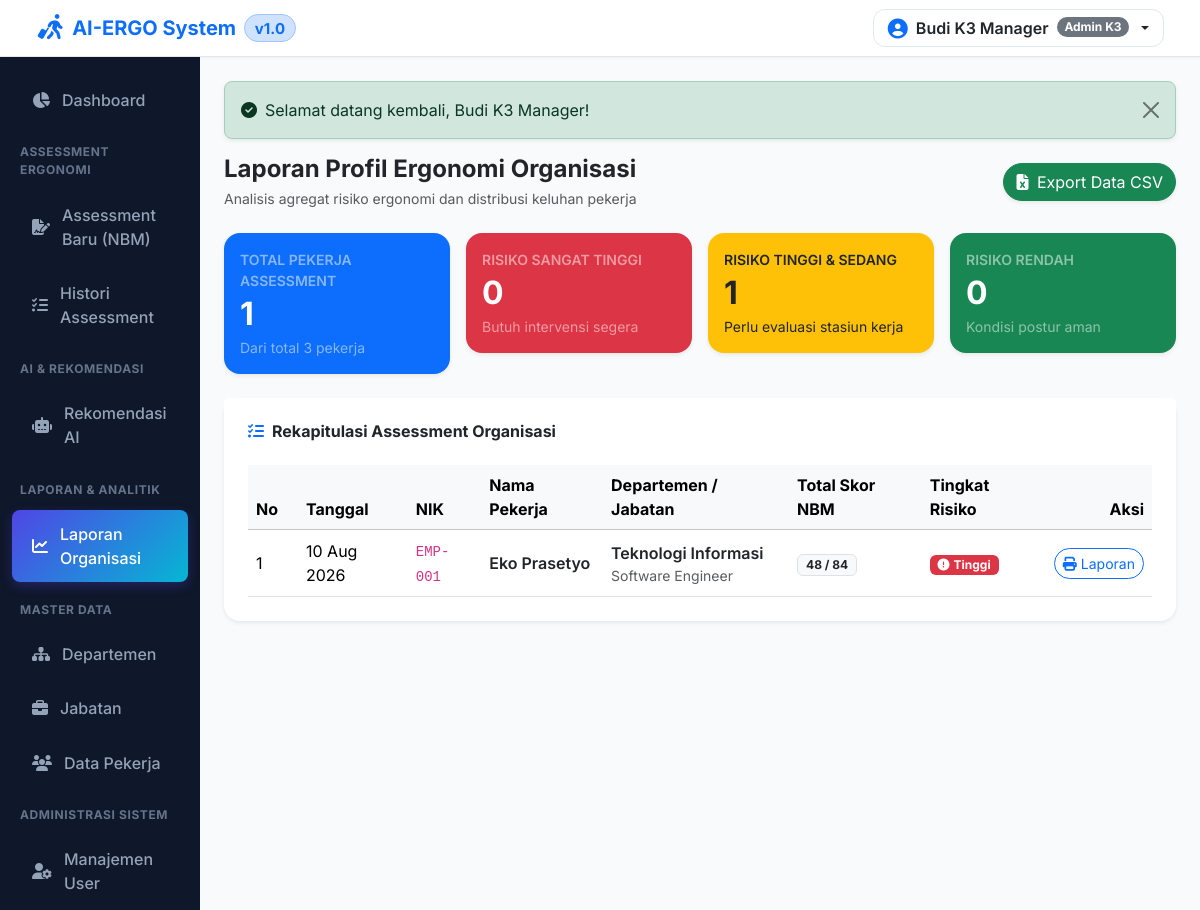
Screenshot of /reports/organization (signed in) with the database file from the repository.
### tables this page shows
CREATE TABLE IF NOT EXISTS `settings` (
  `id` BIGINT UNSIGNED AUTO_INCREMENT PRIMARY KEY,
  `setting_group` VARCHAR(50) NOT NULL DEFAULT 'general',
  `setting_key` VARCHAR(100) NOT NULL UNIQUE,
  `setting_value` LONGTEXT NULL,
  `description` TEXT NULL
);

CREATE TABLE IF NOT EXISTS `assessments` (
  `id` BIGINT UNSIGNED AUTO_INCREMENT PRIMARY KEY,
  `employee_id` BIGINT UNSIGNED NOT NULL,
  `assessor_id` BIGINT UNSIGNED NULL,
  `assessment_date` DATE NOT NULL,
  `total_score` INT NOT NULL DEFAULT 0,
  `risk_level` ENUM('Rendah', 'Sedang', 'Tinggi', 'Sangat Tinggi') NOT NULL DEFAULT 'Rendah',
  `dominant_body_area` VARCHAR(255) NULL,
  `notes` TEXT NULL,
  `created_at` TIMESTAMP DEFAULT CURRENT_TIMESTAMP,
  `updated_at` TIMESTAMP DEFAULT CURRENT_TIMESTAMP ON UPDATE CURRENT_TIMESTAMP,
  FOREIGN KEY (`employee_id`) REFERENCES `employees` (`id`) ON DELETE CASCADE,
  FOREIGN KEY (`assessor_id`) REFERENCES `users` (`id`) ON DELETE SET NULL
);

CREATE TABLE IF NOT EXISTS `employees` (
  `id` BIGINT UNSIGNED AUTO_INCREMENT PRIMARY KEY,
  `company_id` BIGINT UNSIGNED NOT NULL,
  `department_id` BIGINT UNSIGNED NOT NULL,
  `position_id` BIGINT UNSIGNED NOT NULL,
  `employee_number` VARCHAR(50) NOT NULL,
  `name` VARCHAR(255) NOT NULL,
  `gender` ENUM('L', 'P') NOT NULL DEFAULT 'L',
  `birth_date` DATE NULL,
  `age` INT NOT NULL DEFAULT 30,
  `height` DECIMAL(5,2) NOT NULL DEFAULT 168.00,
  `weight` DECIMAL(5,2) NOT NULL DEFAULT 65.00,
  `years_of_service` INT NOT NULL DEFAULT 3,
  `phone` VARCHAR(50) NULL,
  `email` VARCHAR(191) NULL,
  `status` ENUM('active', 'inactive') DEFAULT 'active',
  `created_at` TIMESTAMP DEFAULT CURRENT_TIMESTAMP,
  `updated_at` TIMESTAMP DEFAULT CURRENT_TIMESTAMP ON UPDATE CURRENT_TIMESTAMP,
  FOREIGN KEY (`company_id`) REFERENCES `companies` (`id`) ON DELETE CASCADE,
  FOREIGN KEY (`department_id`) REFERENCES `departments` (`id`) ON DELETE CASCADE,
  FOREIGN KEY (`position_id`) REFERENCES `positions` (`id`) ON DELETE CASCADE
);

CREATE TABLE IF NOT EXISTS `departments` (
  `id` BIGINT UNSIGNED AUTO_INCREMENT PRIMARY KEY,
  `company_id` BIGINT UNSIGNED NOT NULL,
  `name` VARCHAR(255) NOT NULL,
  `description` TEXT NULL,
  `created_at` TIMESTAMP DEFAULT CURRENT_TIMESTAMP,
  `updated_at` TIMESTAMP DEFAULT CURRENT_TIMESTAMP ON UPDATE CURRENT_TIMESTAMP,
  FOREIGN KEY (`company_id`) REFERENCES `companies` (`id`) ON DELETE CASCADE
);

CREATE TABLE IF NOT EXISTS `positions` (
  `id` BIGINT UNSIGNED AUTO_INCREMENT PRIMARY KEY,
  `company_id` BIGINT UNSIGNED NOT NULL,
  `name` VARCHAR(255) NOT NULL,
  `description` TEXT NULL,
  `created_at` TIMESTAMP DEFAULT CURRENT_TIMESTAMP,
  `updated_at` TIMESTAMP DEFAULT CURRENT_TIMESTAMP ON UPDATE CURRENT_TIMESTAMP,
  FOREIGN KEY (`company_id`) REFERENCES `companies` (`id`) ON DELETE CASCADE
);

### resources/views/reports/organization.php (the view, shortened to what the rows shown need)
<div class="d-flex flex-column flex-sm-row justify-content-between align-items-start align-items-sm-center gap-3 mb-4">
    <div>
        <h4 class="fw-bold text-dark mb-1">Laporan Profil Ergonomi Organisasi</h4>
        <p class="text-muted small mb-0">Analisis agregat risiko ergonomi dan distribusi keluhan pekerja</p>
    </div>
    <a href="<?= base_url('reports/export-csv') ?>" class="btn btn-success rounded-pill shadow-sm btn-mobile-full">
        <i class="fa-solid fa-file-excel me-1"></i> Export Data CSV
    </a>
</div>
<div class="row g-3 mb-4">
    <div class="col-md-3">
        <div class="card border-0 shadow-sm rounded-4 p-3 bg-primary text-white">
            <div class="small fw-semibold text-white-50">TOTAL PEKERJA ASSESSMENT</div>
            <h2 class="fw-bold my-1"><?= count($assessments) ?></h2>
            <span class="small text-white-50">Dari total <?= $totalEmployees ?> pekerja</span>
        </div>
    </div>
    <div class="col-md-3">
        <div class="card border-0 shadow-sm rounded-4 p-3 bg-danger text-white">
            <div class="small fw-semibold text-white-50">RISIKO SANGAT TINGGI</div>
            <h2 class="fw-bold my-1"><?= $riskStats['Sangat Tinggi'] ?></h2>
            <span class="small text-white-50">Butuh intervensi segera</span>
        </div>
    </div>
    <div class="col-md-3">
        <div class="card border-0 shadow-sm rounded-4 p-3 bg-warning text-dark">
            <div class="small fw-semibold text-dark-50">RISIKO TINGGI & SEDANG</div>
            <h2 class="fw-bold my-1"><?= ($riskStats['Tinggi'] + $riskStats['Sedang']) ?></h2>
            <span class="small text-dark-50">Perlu evaluasi stasiun kerja</span>
        </div>
    </div>
    <div class="col-md-3">
        <div class="card border-0 shadow-sm rounded-4 p-3 bg-success text-white">
            <div class="small fw-semibold text-white-50">RISIKO RENDAH</div>
            <h2 class="fw-bold my-1"><?= $riskStats['Rendah'] ?></h2>
            <span class="small text-white-50">Kondisi postur aman</span>
        </div>
    </div>
</div>
<div class="card border-0 shadow-sm rounded-4">
    <div class="card-header bg-white border-0 pt-4 px-4 pb-0">
        <h6 class="fw-bold text-dark mb-0"><i class="fa-solid fa-list-check text-primary me-2"></i>Rekapitulasi Assessment Organisasi</h6>
    </div>
    <div class="card-body p-4">
        <div class="table-responsive">
            <table class="table table-hover align-middle mb-0">
                <thead class="table-light">
                    <tr>
                        <th style="width: 50px;">No</th>
                        <th>Tanggal</th>
                        <th>NIK</th>
                        <th>Nama Pekerja</th>
                        <th>Departemen / Jabatan</th>
                        <th>Total Skor NBM</th>
                        <th>Tingkat Risiko</th>
                        <th class="text-end">Aksi</th>
                    </tr>
                </thead>
                <tbody>
                    <?php if (empty($assessments)): ?>
                        <tr><td colspan="8" class="text-center text-muted py-3">Belum ada data assessment.</td></tr>
                    <?php else: ?>
                        <?php $no = 1; foreach ($assessments as $a): ?>
                            <tr>
                                <td><?= $no++ ?></td>
                                <td><?= date('d M Y', strtotime($a['assessment_date'])) ?></td>
                                <td><code><?= sanitize($a['employee_number']) ?></code></td>
                                <td class="fw-semibold text-dark"><?= sanitize($a['employee_name']) ?></td>
                                <td>
                                    <div class="fw-semibold text-dark"><?= sanitize($a['department_name']) ?></div>
                                    <div class="small text-muted"><?= sanitize($a['position_name']) ?></div>
                                </td>
                                <td><span class="badge bg-light text-dark border px-2 py-1"><?= $a['total_score'] ?> / 84</span></td>
                                <td><?= risk_badge($a['risk_level']) ?></td>
                                <td class="text-end text-nowrap">
                                    <div class="table-action-group justify-content-end">
                                        <a href="<?= base_url("reports/individual/{$a['id']}") ?>" target="_blank" class="btn btn-sm btn-outline-primary rounded-pill px-2 py-1"><i class="fa-solid fa-print me-1"></i>Laporan</a>
                                    </div>
                                </td>
                            </tr>
                        <?php endforeach; ?>
                    <?php endif; ?>
                </tbody>
            </table>
        </div>
    </div>
</div>

### core/Router.php (shortened to what the rows shown need)
<?php
class Router {
    private static array $routes = [];
    public static function get(string $path, array $handler): void {
        self::$routes['GET'][$path] = $handler;
    }
    public static function post(string $path, array $handler): void {
        self::$routes['POST'][$path] = $handler;
    }
    public static function dispatch(string $uri, string $method): void {
        $uri = parse_url($uri, PHP_URL_PATH);
        $scriptDir = str_replace('\\', '/', dirname($_SERVER['SCRIPT_NAME'] ?? ''));
        $baseDir = preg_replace('#/public$#i', '', $scriptDir);
        if (!empty($scriptDir) && $scriptDir !== '/' && strpos($uri, $scriptDir) === 0) {
            $uri = substr($uri, strlen($scriptDir));
        } elseif (!empty($baseDir) && $baseDir !== '/' && strpos($uri, $baseDir) === 0) {
            $uri = substr($uri, strlen($baseDir));
        }
        $uri = '/' . trim($uri, '/');
        $method = strtoupper($method);
        if (isset(self::$routes[$method])) {
            foreach (self::$routes[$method] as $routePath => $handler) {
                $pattern = preg_replace('/\{([a-zA-Z0-9_]+)\}/', '([^/]+)', $routePath);
                $pattern = "#^" . $pattern . "$#";
                if (preg_match($pattern, $uri, $matches)) {
                    array_shift($matches);
                    [$controllerClass, $action] = $handler;
                    if (class_exists($controllerClass)) {
                        $controller = new $controllerClass();
                        if (method_exists($controller, $action)) {
                            call_user_func_array([$controller, $action], $matches);
                            return;
                        }
                    }
                }
            }
        }
        exit;
    }
}

### resources/views/layouts/header.php (shortened to what the rows shown need)
<!DOCTYPE html>
<html lang="id">
<head>
    <title><?= sanitize($title ?? (get_setting('APP_NAME', 'AI-ERGO') . ' - Ergonomic Risk Assessment System')) ?></title>
    <link href="https://cdn.jsdelivr.net/npm/bootstrap@5.3.2/dist/css/bootstrap.min.css" rel="stylesheet">
    <link href="https://cdnjs.cloudflare.com/ajax/libs/font-awesome/6.4.2/css/all.min.css" rel="stylesheet">
    <link href="<?= assets('css/style.css') ?>?v=<?= time() ?>" rel="stylesheet">
</head>
<body>
<?php if (is_logged_in()): ?>
<nav class="navbar app-header sticky-top px-2 px-md-4 py-2">
    <div class="container-fluid d-flex flex-nowrap align-items-center justify-content-between">
        <div class="d-flex align-items-center gap-2">
            <a class="navbar-brand d-flex align-items-center gap-1 gap-sm-2 fw-bold text-primary mb-0 me-0" href="<?= base_url('dashboard') ?>">
                <?php $appLogo = get_setting('APP_LOGO'); ?>
                <?php if (upload_exists($appLogo)): ?>
                    <img src="<?= upload_url($appLogo) ?>" alt="Logo" style="max-height: 32px; width: auto;" class="d-inline-block align-text-top me-1">
                <?php else: ?>
                    <i class="fa-solid fa-person-walking-luggage fa-lg text-primary"></i>
                <?php endif; ?>
                <span><?= sanitize(get_setting('APP_NAME', 'AI-ERGO')) ?></span>
                <span class="badge bg-primary-subtle text-primary border border-primary-subtle rounded-pill fs-7">v1.0</span>
            </a>
        </div>
        <div class="d-flex align-items-center ms-auto">
            <div class="dropdown">
                <button class="btn dropdown-toggle d-flex align-items-center gap-2 user-profile-btn" type="button" data-bs-toggle="dropdown">
                    <i class="fa-solid fa-circle-user text-primary fa-lg"></i>
                    <span class="fw-semibold text-dark d-none d-md-inline"><?= sanitize(auth_user()['name'] ?? 'User') ?></span>
                    <span class="badge bg-secondary rounded-pill d-none d-md-inline"><?= sanitize(auth_user()['roles'][0] ?? 'User') ?></span>
                </button>
            </div>
        </div>
    </div>
</nav>
<div class="container-fluid">
    <div class="row">
<?php endif; ?>

### app/Helpers/Functions.php (shortened to what the rows shown need)
<?php
if (!function_exists('get_setting')) {
    function get_setting($key, $default = '') {
        static $settingsMap = null;
        if ($settingsMap === null) {
            try {
                $settingModel = new \App\Models\Setting();
                $settingsMap = $settingModel->getAllAsKeyValue();
            } catch (\Exception $e) {
                $settingsMap = [];
            }
        }
        return $settingsMap[$key] ?? $default;
    }
}
if (!function_exists('base_url')) {
    function base_url($path = '') {
        static $detectedBase = null;
        if ($detectedBase === null) {
            if (isset($_SERVER['HTTP_HOST'])) {
                $scheme = (isset($_SERVER['HTTPS']) && $_SERVER['HTTPS'] === 'on') ? 'https' : 'http';
                $scriptDir = str_replace('\\', '/', dirname($_SERVER['SCRIPT_NAME'] ?? ''));
                $baseDir = preg_replace('#/public$#i', '', $scriptDir);
                $detectedBase = $scheme . '://' . $_SERVER['HTTP_HOST'] . rtrim($baseDir, '/');
            } else {
                $detectedBase = config('app.url', 'http://localhost/ergonomi');
            }
        }
        return rtrim($detectedBase, '/') . '/' . ltrim($path, '/');
    }
}
if (!function_exists('assets')) {
    function assets($path = '') {
        static $detectedAssetsBase = null;
        if ($detectedAssetsBase === null) {
            if (isset($_SERVER['HTTP_HOST'])) {
                $scheme = (isset($_SERVER['HTTPS']) && $_SERVER['HTTPS'] === 'on') ? 'https' : 'http';
                $scriptDir = str_replace('\\', '/', dirname($_SERVER['SCRIPT_NAME'] ?? ''));
                if (preg_match('#/public$#i', $scriptDir)) {
                    $detectedAssetsBase = $scheme . '://' . $_SERVER['HTTP_HOST'] . rtrim($scriptDir, '/') . '/assets/';
                } else {
                    $detectedAssetsBase = $scheme . '://' . $_SERVER['HTTP_HOST'] . rtrim($scriptDir, '/') . '/public/assets/';
                }
            } else {
                $detectedAssetsBase = base_url('public/assets/');
            }
        }
        return rtrim($detectedAssetsBase, '/') . '/' . ltrim($path, '/');
    }
}
if (!function_exists('upload_exists')) {
    function upload_exists($path = '') {
        if (empty($path)) return false;
        $fullPath = __DIR__ . '/../../public/' . ltrim($path, '/');
        return file_exists($fullPath);
    }
}
if (!function_exists('sanitize')) {
    function sanitize($data) {
        return htmlspecialchars(trim((string)$data), ENT_QUOTES, 'UTF-8');
    }
}
if (!function_exists('auth_user')) {
    function auth_user() {
        return $_SESSION['user'] ?? null;
    }
}
if (!function_exists('is_logged_in')) {
    function is_logged_in() {
        return auth_user() !== null;
    }
}
if (!function_exists('risk_badge')) {
    function risk_badge($riskLevel) {
        switch ($riskLevel) {
            case 'Tinggi':
                return '<span class="badge bg-danger"><i class="fas fa-exclamation-circle me-1"></i>Tinggi</span>';
        }
    }
}

### rows the page displays
settings: setting_key "AI-ERGO System"
assessments: assessment_date "10 Aug 2026", employee.employee_number "EMP-001", employee.name "Eko Prasetyo", departments.name "Teknologi Informasi", positions.name "Software Engineer", total_score "48", risk_level "Tinggi" (drawn)

### other values shown
$msg['message'] "Selamat datang kembali, Budi K3 Manager!"
count($assessments) "1"
$riskStats['Sangat Tinggi'] "0"
$riskStats['Tinggi'] + $riskStats['Sedang'] "1"
$riskStats['Rendah'] "0"
